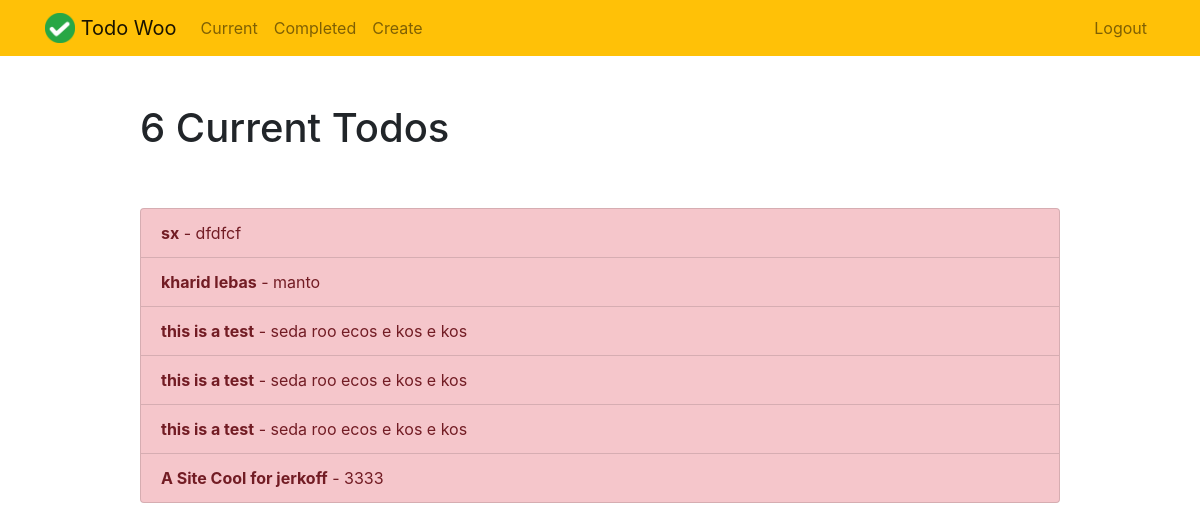
/current/ (signed in), run on the app's committed database.
### todo/models.py (models this page shows, shortened)
class Todo(models.Model):
    title=models.CharField(max_length=100)
    memo=models.TextField(blank=True)
    created=models.DateTimeField(auto_now_add=True)
    datecompleted=models.DateTimeField(null=True,blank=True)
    important=models.BooleanField(default=False)
    user=models.ForeignKey(User,on_delete=models.CASCADE)

### todo/views.py (the view)
# urls.py: path('current/', views.currenttodos, name='currenttodos'),
@login_required
def currenttodos(request):
    todos = Todo.objects.filter(user=request.user, datecompleted__isnull=True)
    return render(request, 'todo/currenttodos.html', {'todos':todos})

### todo/templates/todo/currenttodos.html
{% extends "todo/base.html" %}
{% block content %}
    <div class="row justify-content-center mt-5">
        <div class="col-md-10">
            {% if todos %}
                 <h1>{{ todos.count }} Current Todo{{ todos.count|pluralize }}</h1>
            {% else %}
                           <h1>Current Todos</h1>
            {% endif %}
        </div>
    </div>
    <div class="row justify-content-center mt-5">
        <div class="col-md-10">
        {% if todos %}
            <div class="list-group">
                {% for todo in todos %}
                    <a href="{% url 'viewtodo' todo.id %}" class="list-group-item list-group-item-action{% if todo.important %} list-group-item-danger{% endif %}"><b>{{ todo.title }}</b>{% if todo.memo %} - {{ todo.memo|truncatechars:30 }}{% endif %}</a>
                {% endfor %}
            </div>
        {% else %}
            <div class="text-center">
                <h2>Looks like you don't have any todos! Nice work.</h2>
            <br>
            <a role="button" class="btn btn-primary" href="{% url 'createtodo' %}">New Todo</a>
            </div>
        {% endif %}
        </div>
    </div>
{% endblock %}

### todo/templates/todo/base.html (shortened to what this page needs)
{% load static %}
<!doctype html>
<html lang="en">
<head>
    <link rel="stylesheet" href="https://stackpath.bootstrapcdn.com/bootstrap/4.4.1/css/bootstrap.min.css">
</head>
<body>
<nav class="navbar navbar-expand-md navbar-light bg-warning">
<div class="container">
    <a class="navbar-brand" href="{% url 'home' %}">
         <img src="{% static 'todo/logo.png' %}" width="30" height="30" class="d-inline-block align-top">
        <span>Todo Woo</span>
    </a>
    <div class="collapse navbar-collapse" id="navbarNav">
    {% if user.is_authenticated %}
        <ul class="navbar-nav mr-auto">
                <li class="nav-item {{ current }}">
                    <a class="nav-link" href="{% url 'currenttodos' %}">Current</a>
                </li>
                <li class="nav-item {{ completed }}">
                    <a class="nav-link" href="{% url 'completedtodos' %}">Completed</a>
                </li>
                <li class="nav-item {{ create }}">
                    <a class="nav-link" href="{% url 'createtodo' %}">Create</a>
                </li>
        </ul>
    {% endif %}
    <ul class="navbar-nav ml-auto">
            {% if user.is_authenticated %}
                <li class="nav-item">
                    <a href="#" onclick="$('#signOutBtn').click()" class="nav-link">Logout</a>
                </li>
            {% endif %}
        </ul>
    </div>
</div>
</nav>
<div class="container">
{% block content %}{% endblock %}
</div>
</body>
</html>

### data on the page
Todo: title "sx", memo "dfdfcf"
Todo: title "kharid lebas", memo "manto"
Todo: title "this is a test", memo "seda roo ecos e kos e kos"
Todo: title "this is a test", memo "seda roo ecos e kos e kos"
Todo: title "this is a test", memo "seda roo ecos e kos e kos"
Todo: title "A Site Cool for jerkoff", memo "3333"

### other printed values
{{ todos.count }} "6"
